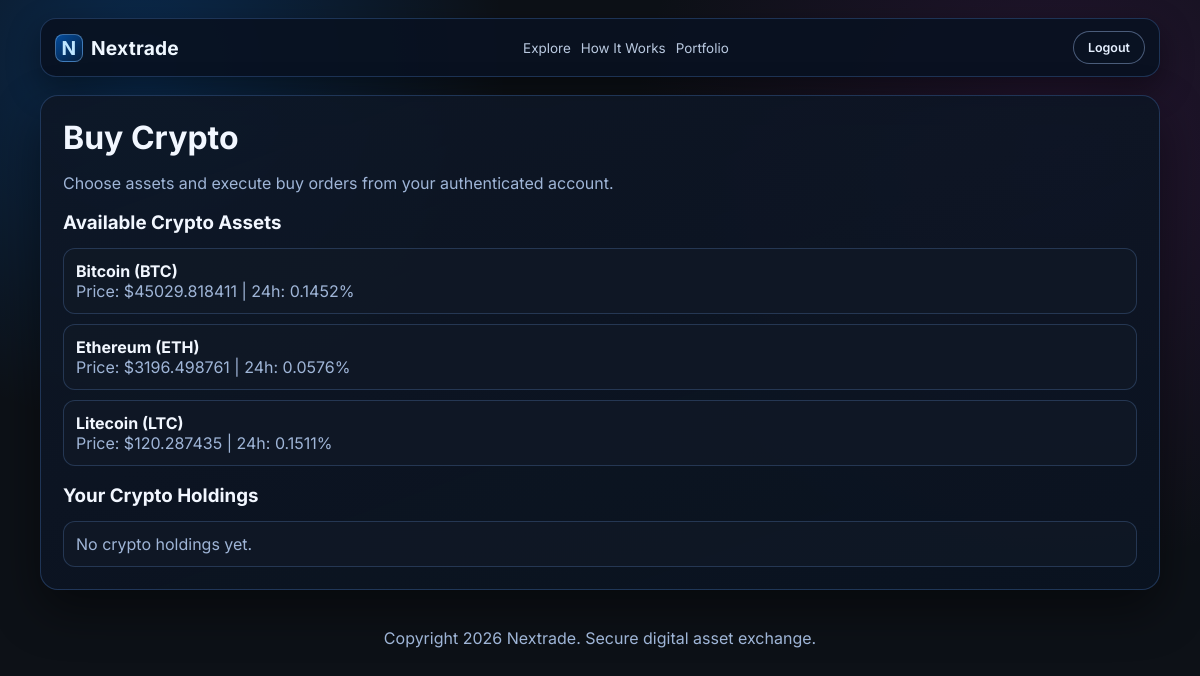
Page /buy-crypto (signed in) on the earlier database version.
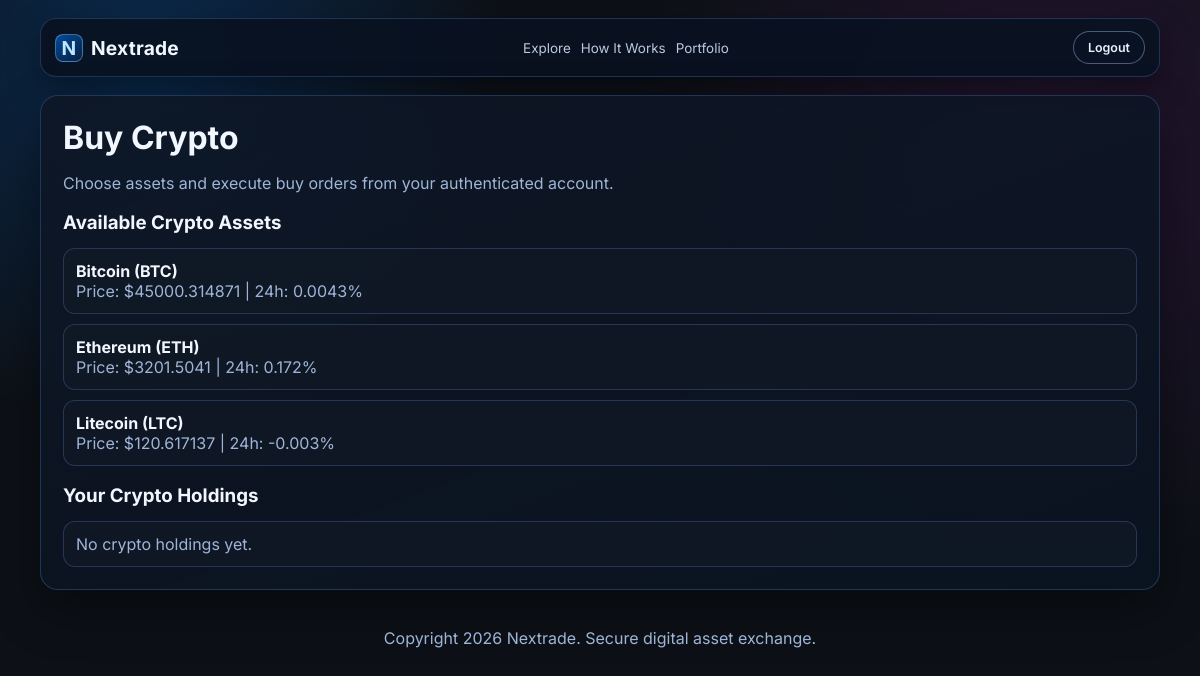
Same page on the later database version.
### tables this page shows
CREATE TABLE assets
                 (id SERIAL PRIMARY KEY,
                  name TEXT NOT NULL,
                  symbol TEXT NOT NULL,
                  price REAL NOT NULL,
                  change_24h REAL,
                  type TEXT NOT NULL);

### app.py (the view)
@app.route('/buy-crypto')
@login_required
def buy_crypto():
    crypto_assets = execute_query('SELECT * FROM assets WHERE type = ?', ('crypto',))
    user_assets = execute_query('''
        SELECT a.name, a.symbol, ua.quantity
        FROM user_assets ua
        JOIN assets a ON ua.asset_id = a.id
        WHERE ua.user_id = ? AND a.type = ?
    ''', (session['user_id'], 'crypto'))
    return render_template('buy_crypto.html', assets=crypto_assets, user_assets=user_assets)

### app.py (called while the page is built)
def get_database_url():
    if 'DATABASE_URL' in os.environ:
        return os.environ['DATABASE_URL']
    else:
        return 'nextrade.db'  # Local development

def is_postgres():
    db_url = get_database_url()
    return db_url.startswith('postgres')

def get_db_connection():
    db_url = get_database_url()
    if is_postgres():
        import psycopg2
        conn = psycopg2.connect(db_url)
        return conn
    else:
        conn = sqlite3.connect(db_url)
        conn.row_factory = sqlite3.Row
        return conn

def execute_query(query, params=()):
    conn = get_db_connection()
    cursor = conn.cursor()
    try:
        if is_postgres():
            query = query.replace('?', '%s')
        cursor.execute(query, params)
        if query.strip().upper().startswith('SELECT'):
            result = cursor.fetchall()
        else:
            conn.commit()
            result = None
        return result
    except Exception as e:
        conn.rollback()
        raise e
    finally:
        cursor.close()
        conn.close()

### templates/buy_crypto.html (shortened to what this page needs)
{% extends "layout.html" %}
{% block content %}
  <h1>Buy Crypto</h1>
  <p class="nx-muted">Choose assets and execute buy orders from your authenticated account.</p>
  <h3 style="margin-top: 18px;">Available Crypto Assets</h3>
  <ul class="nx-list">
    {% for asset in assets %}
      <li>
        <strong>{{ asset[1] }} ({{ asset[2] }})</strong>
        <div class="nx-muted">Price: ${{ asset[3] }} | 24h: {{ asset[4] }}%</div>
      </li>
    {% endfor %}
  </ul>
  <h3 style="margin-top: 18px;">Your Crypto Holdings</h3>
  <ul class="nx-list">
    {% for item in user_assets %}
      <li>
        <strong>{{ item[0] }} ({{ item[1] }})</strong>
        <div class="nx-muted">Quantity: {{ item[2] }}</div>
      </li>
    {% else %}
      <li><span class="nx-muted">No crypto holdings yet.</span></li>
    {% endfor %}
  </ul>
{% endblock %}

Differences in the rows shown:
changed assets "Bitcoin": price "45029.818411" → "45000.314871"; change_24h "0.1452" → "0.0043"
changed assets "Ethereum": price "3196.498761" → "3201.5041"; change_24h "0.0576" → "0.172"
changed assets "Litecoin": price "120.287435" → "120.617137"; change_24h "0.1511" → "-0.003"
